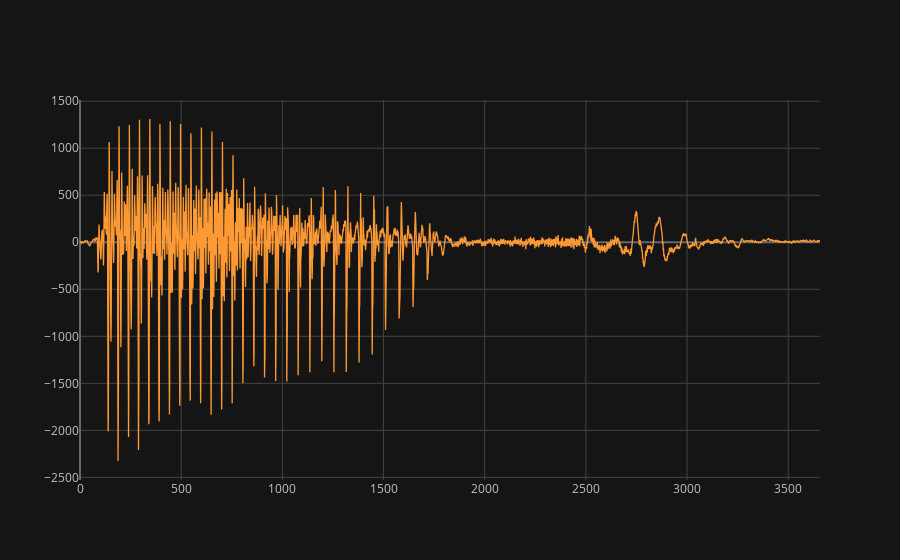

The notebook cell saved with this chart:
### Code cell
# Visualización de frecuencias de sonido
file=np.random.choice(os.listdir('./recordings/'),1)[0]
wavPlayer(os.path.join("./recordings/",file))

### Figure 1 — Plotly figure (JSON) as saved in the notebook; plotly's stock layout.template omitted (floating-point values rounded to 4 significant figures; data arrays with more than 128 entries replaced by an {"elided": "..."} marker saying what was removed)
{"data": [{"line": {"color": "rgba(255, 153, 51, 1.0)", "dash": "solid", "shape": "linear", "width": 1.3}, "mode": "lines", "name": "None", "text": "", "type": "scatter", "x": {"elided": "3658 int values"}, "y": {"elided": "3658 int values"}}], "layout": {"legend": {"bgcolor": "#151516", "font": {"color": "#D9D9D9"}}, "paper_bgcolor": "#151516", "plot_bgcolor": "#151516", "title": {"font": {"color": "#D9D9D9"}}, "xaxis": {"gridcolor": "#434343", "showgrid": true, "tickfont": {"color": "#C2C2C2"}, "title": {"font": {"color": "#D9D9D9"}, "text": ""}, "zerolinecolor": "#666570"}, "yaxis": {"gridcolor": "#434343", "showgrid": true, "tickfont": {"color": "#C2C2C2"}, "title": {"font": {"color": "#D9D9D9"}, "text": ""}, "zerolinecolor": "#666570"}}}
